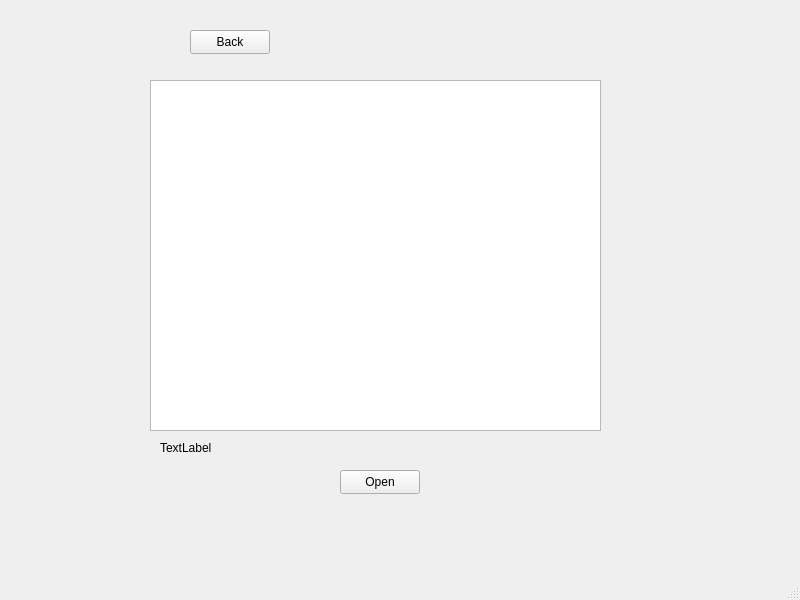
<?xml version="1.0" encoding="UTF-8"?>
<ui version="4.0">
 <class>ShowMultiRecipe</class>
 <widget class="QMainWindow" name="ShowMultiRecipe">
  <property name="geometry">
   <rect>
    <x>0</x>
    <y>0</y>
    <width>800</width>
    <height>600</height>
   </rect>
  </property>
  <property name="windowTitle">
   <string>MainWindow</string>
  </property>
  <widget class="QWidget" name="centralwidget">
   <widget class="QListWidget" name="listWidget">
    <property name="geometry">
     <rect>
      <x>150</x>
      <y>80</y>
      <width>451</width>
      <height>351</height>
     </rect>
    </property>
    <property name="selectionRectVisible">
     <bool>true</bool>
    </property>
   </widget>
   <widget class="QPushButton" name="OpenRecipeButton">
    <property name="geometry">
     <rect>
      <x>340</x>
      <y>470</y>
      <width>80</width>
      <height>24</height>
     </rect>
    </property>
    <property name="text">
     <string>Open</string>
    </property>
   </widget>
   <widget class="QPushButton" name="BackButton">
    <property name="geometry">
     <rect>
      <x>190</x>
      <y>30</y>
      <width>80</width>
      <height>24</height>
     </rect>
    </property>
    <property name="text">
     <string>Back</string>
    </property>
   </widget>
   <widget class="QLabel" name="RecipeNumLabel">
    <property name="geometry">
     <rect>
      <x>160</x>
      <y>440</y>
      <width>121</width>
      <height>16</height>
     </rect>
    </property>
    <property name="text">
     <string>TextLabel</string>
    </property>
   </widget>
  </widget>
  <widget class="QMenuBar" name="menubar">
   <property name="geometry">
    <rect>
     <x>0</x>
     <y>0</y>
     <width>800</width>
     <height>21</height>
    </rect>
   </property>
  </widget>
  <widget class="QStatusBar" name="statusbar"/>
 </widget>
 <resources/>
 <connections/>
</ui>
